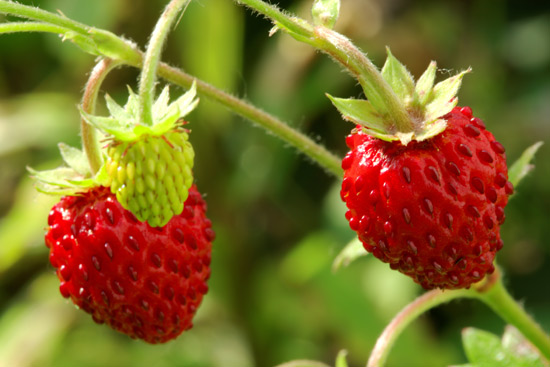
#> input picture Data/wild-strawberries.jpg, 550 x 367 px
$ python canny_edge_detection_and_gradients.py   (older library calls are emulated)
#> lines starting #> are read from the running program, lines starting #| are printed output that depends on the picture
"""
Image gradients can be used to measure directional itensity, and edge detection finds the
edge.
"""

import cv2
import numpy as np

img = cv2.imread('Data/wild-strawberries.jpg')
#> img is the input picture: shape (367, 550, 3); mean B, G, R 40.7, 106.3, 125.4
hsv = cv2.cvtColor(img, cv2.COLOR_BGR2HSV)
#> hsv: shape (367, 550, 3); mean H, S, V 31.5, 187.8, 136.1

lower_red = np.array([30, 150, 150])
upper_red = np.array([255, 255, 100])

mask = cv2.inRange(hsv, lower_red, upper_red)
#> mask: shape (367, 550); every value is 0
res = cv2.bitwise_and(img, img, mask = mask)
#> res: shape (367, 550, 3); every value is 0

laplacian = cv2.Laplacian(img, cv2.CV_64F)
sobelx = cv2.Sobel(img, cv2.CV_64F, 1, 0, ksize = 5)
sobely = cv2.Sobel(img, cv2.CV_64F, 0, 1, ksize = 5)
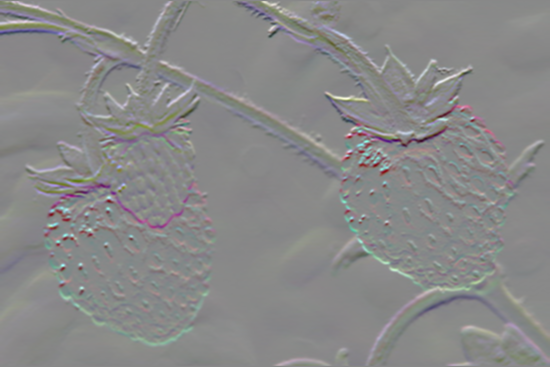
#> sobely: shape (367, 550, 3) float64; mean B, G, R 4, 16.9, 13.7; drawn with min black and max white

cv2.imshow('img', img)
cv2.imshow('Mask', mask)
cv2.imshow('Laplacian',laplacian)
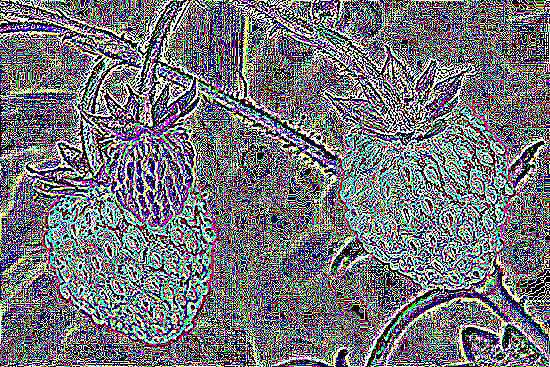
#> window 'Laplacian': shape (367, 550, 3); mean B, G, R 121.5, 115.1, 114.8
cv2.imshow('Sobelx', sobelx)
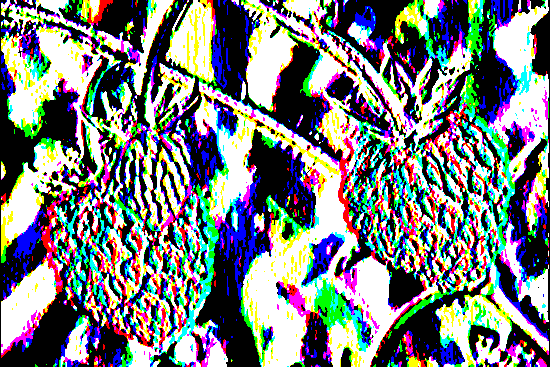
#> window 'Sobelx': shape (367, 550, 3); mean B, G, R 127, 126.3, 121.4
cv2.imshow('Sobely', sobely)
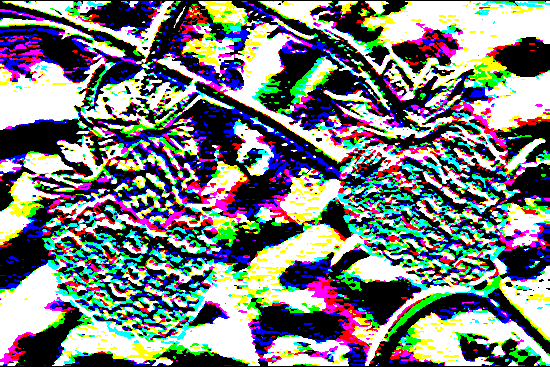
#> window 'Sobely': shape (367, 550, 3); mean B, G, R 126.3, 126.6, 121.6

cv2.imwrite('Output/laplacian.jpg', laplacian)
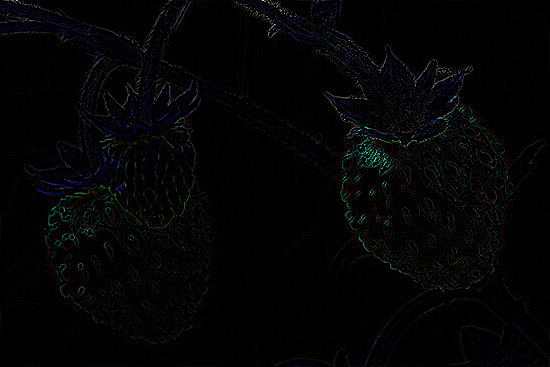
#> saved as laplacian.jpg: shape (367, 550, 3); mean B, G, R 4.6, 4, 3.8
cv2.imwrite('Output/sobelx.jpg', sobelx)
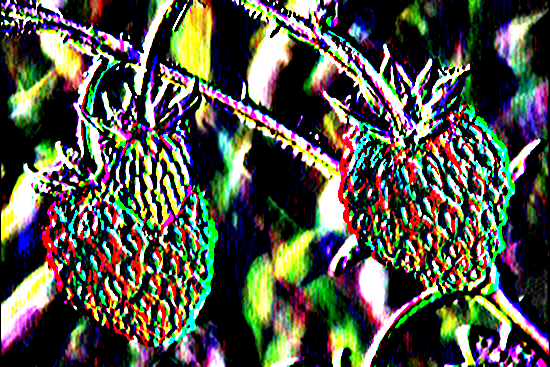
#> saved as sobelx.jpg: shape (367, 550, 3); mean B, G, R 73, 84.5, 83.6
cv2.imwrite('Output/sobely.jpg', sobely)
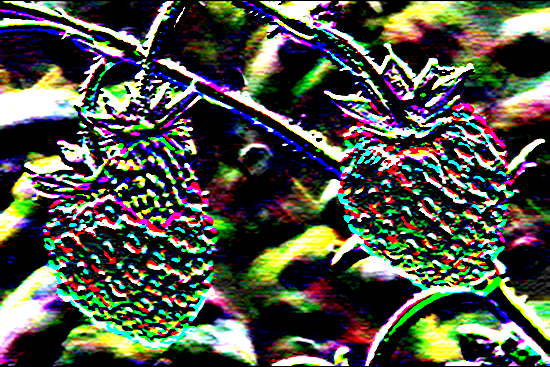
#> saved as sobely.jpg: shape (367, 550, 3); mean B, G, R 71.4, 82.9, 79.1

cv2.waitKey(0)
cv2.destroyAllWindows()
